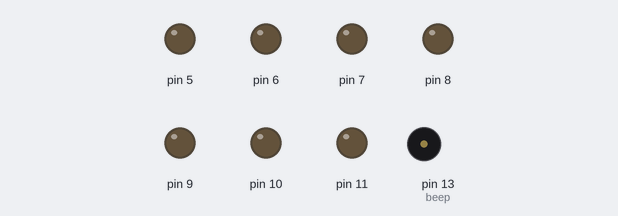
Simulated run of this sketch. Board: Arduino Uno, built with avr-gcc and run on an emulated ATmega328P. Shown: output pins drawn as LEDs (lit = HIGH), buzzer (waves = sounding, pin HIGH).

Above: at 0.2 s.
At 1.1 s:
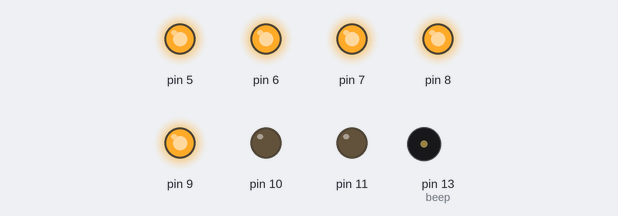
At 2.45 s:
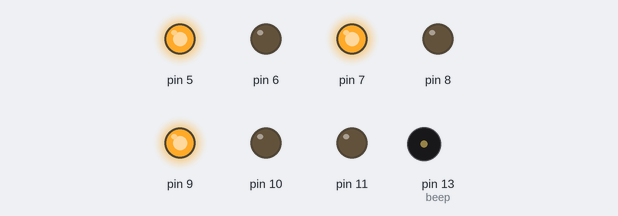
At 4.7 s:
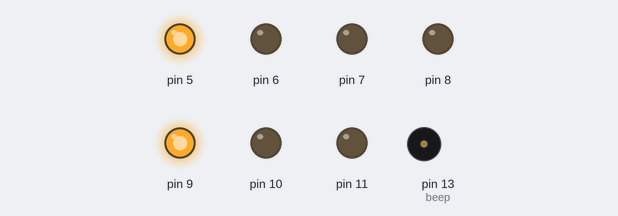
At 9.1 s:
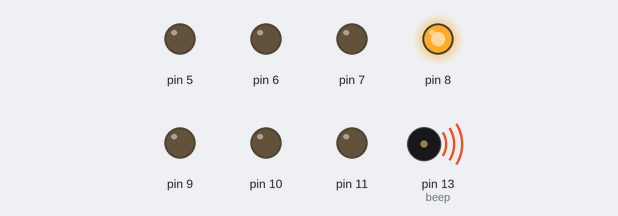
At 9.6 s:
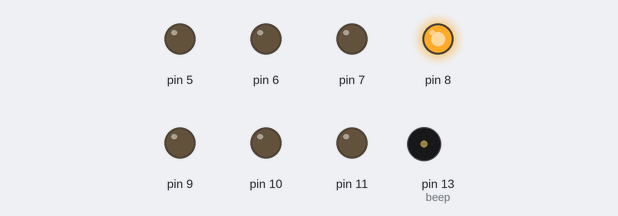
Timing chart, 0 to 11.1 s (numbered marks = the images above):
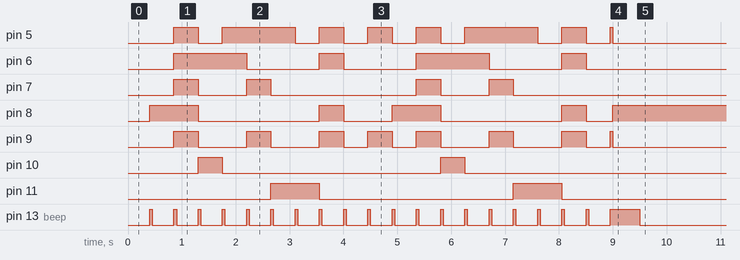

Measured:
- by itself, pin 5: LOW → HIGH at 0.85 s, → LOW 0.45 s later, → HIGH 0.45 s later, → LOW 1.4 s later, … (16 changes in this stretch)
- by itself, pin 6: LOW → HIGH at 0.85 s, → LOW 1.4 s later, → HIGH 1.4 s later, → LOW 0.45 s later, … (8 changes in this stretch)
- by itself, pin 7: LOW → HIGH at 0.85 s, → LOW 0.45 s later, → HIGH 0.90 s later, → LOW 0.45 s later, … (8 changes in this stretch)
- by itself, pin 8: LOW → HIGH at 0.40 s, → LOW 0.90 s later, → HIGH 2.3 s later, → LOW 0.45 s later, … (9 changes in this stretch)
- by itself, pin 9: LOW → HIGH at 0.85 s, → LOW 0.45 s later, → HIGH 0.90 s later, → LOW 0.45 s later, … (16 changes in this stretch)
- by itself, pin 10: alternates HIGH for 0.45 s and LOW for 4.1 s, 4 changes in all, then stays LOW
- by itself, pin 11: alternates HIGH for 0.90 s and LOW for 3.6 s, 4 changes in all, then stays LOW
- by itself, pin 13 (beep): goes 19 × (HIGH 0.05 s, LOW 0.40 s), HIGH 0.55 s, then LOW

The sketch:

displayCount.ino
```cpp
/*
    ---6--
   |      |
   5      1
   |      |
    --7---
   |      |
   4      2
   |      |
   ----3---
*/

// segmenty       1  2  3 4 5 6 7
byte Lcislo[7] = {11,10,9,5,6,7,8};

// segmenty       1 2 3 4  5  6  7
byte Pcislo[7] = {4,3,2,12,0,15,13};

int cislo = 0;
int countLoop = 0;
int beep = 13;
boolean status = true;

void setup()
{
  pinMode(beep, OUTPUT);
  nastavvystup(Lcislo);
  //nastavvystup(Pcislo);
}

void nastavvystup(byte piny[])
{
  for(int i = 0; i < 7; i++)
  {
    pinMode(piny[i], OUTPUT);
  }
}

void loop()
{
  if (countLoop < 2)
  {
    delay(400);

    zobrazcislo(Lcislo, cislo);
    cislo++;
    if (cislo == 10) {
      cislo = 0;
      countLoop++;
    }

    digitalWrite(beep, HIGH);
    delay(50);
    digitalWrite(beep, LOW);
  }
  if (countLoop == 2 && status == true) {
    zobrazcislo(Lcislo, 0);
    digitalWrite(beep, HIGH);
    delay(500);
    digitalWrite(beep, LOW);
    status = false;
  }
}

void zobrazcislo(byte piny[], int hodnota)
{
  byte datasegmentu[11][7] = {
  {1,1,1,1,1,1,0},  //nula        index 0
  {1,1,0,0,0,0,0},  //jedna       index 1
  {1,0,1,1,0,1,1},  //dva         index 2
  {1,1,1,0,0,1,1},  //tri         index 3
  {1,1,0,0,1,0,1},  //ctyri       index 4
  {0,1,1,0,1,1,1},  //pet         index 5
  {0,1,1,1,1,1,1},  //sest        index 6
  {1,1,0,0,0,1,0},  //sedm        index 7
  {1,1,1,1,1,1,1},  //osm         index 8
  {1,1,0,0,1,1,1},  //devet       index 9
  {0,0,0,0,0,0,0},  //nic         index 10
  };

  for(int i = 0; i < 7; i++)
  {
    digitalWrite(piny[i], !datasegmentu[hodnota][i]);
  }
}
```
